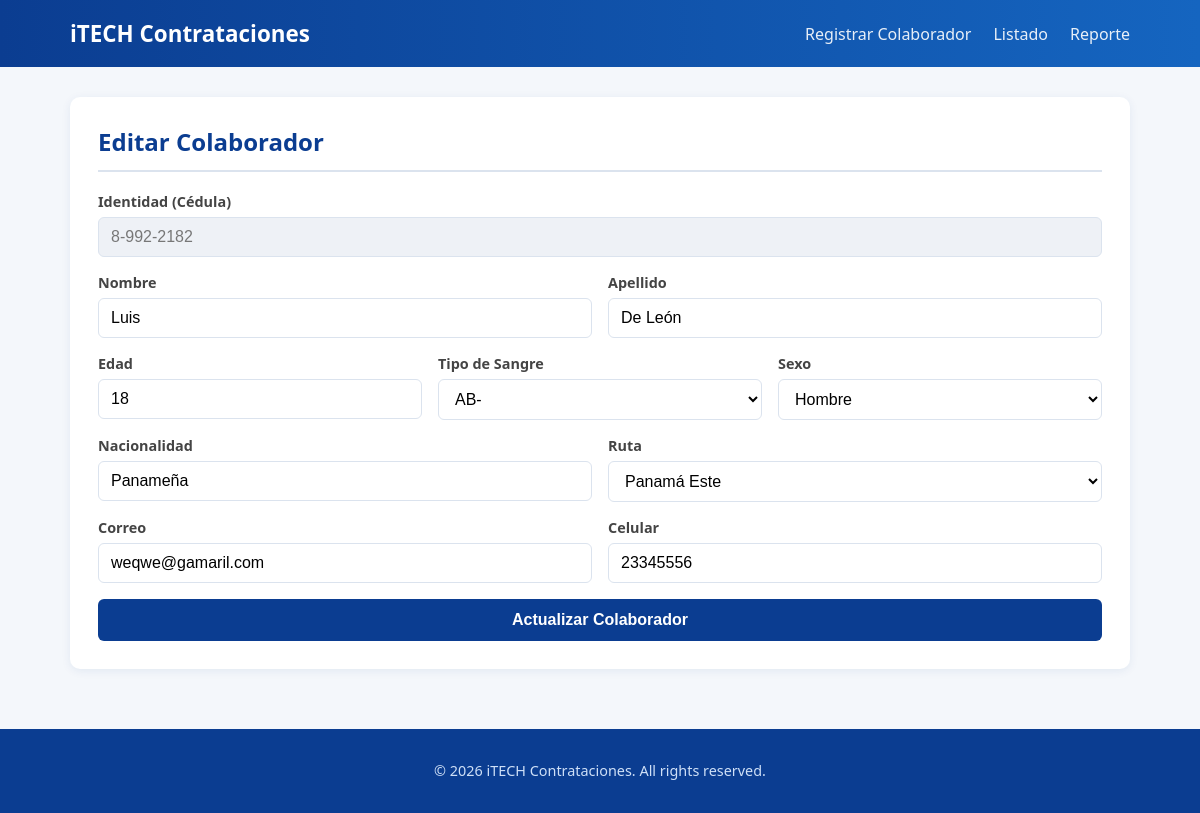
Page /index.php?ruta=colaborador/editar&id=2 on the committed database.
### tables this page shows
CREATE TABLE IF NOT EXISTS `colaboradores` (
  `id` int NOT NULL AUTO_INCREMENT,
  `identidad` varchar(20) NOT NULL,
  `nombre` varchar(50) NOT NULL,
  `apellido` varchar(50) NOT NULL,
  `edad` int NOT NULL,
  `tipo_sangre_id` int NOT NULL,
  `sexo_id` int NOT NULL,
  `nacionalidad` varchar(50) NOT NULL,
  `ruta_id` int NOT NULL,
  `correo` varchar(100) NOT NULL,
  `celular` varchar(20) NOT NULL,
  `empleado_activo` tinyint(1) NOT NULL DEFAULT '1',
  `created_at` timestamp NOT NULL DEFAULT CURRENT_TIMESTAMP,
  `updated_at` timestamp NOT NULL DEFAULT CURRENT_TIMESTAMP ON UPDATE CURRENT_TIMESTAMP,
  PRIMARY KEY (`id`),
  UNIQUE KEY `uq_colaborador_identidad` (`identidad`),
  UNIQUE KEY `uq_colaborador_correo` (`correo`),
  UNIQUE KEY `uq_colaborador_celular` (`celular`),
  KEY `fk_colaborador_tipo_sangre` (`tipo_sangre_id`),
  KEY `fk_colaborador_sexo` (`sexo_id`),
  KEY `fk_colaborador_ruta` (`ruta_id`)
);

CREATE TABLE IF NOT EXISTS `tiposangre` (
  `id` int NOT NULL AUTO_INCREMENT,
  `Nombre` varchar(255) NOT NULL,
  PRIMARY KEY (`id`)
);

CREATE TABLE IF NOT EXISTS `cat_rutas` (
  `id` int NOT NULL AUTO_INCREMENT,
  `Nombre` varchar(255) NOT NULL,
  PRIMARY KEY (`id`)
);

### app/Controllers/ControllerBase.php (called while the page is built, shortened)
<?php
abstract class ControllerBase
{
    protected function render(string $vista, array $datos = []): void
    {
        extract($datos);
        $rutaVista = __DIR__ . '/../Views/' . $vista . '.php';
        require __DIR__ . '/../Views/layouts/header.php';
        require $rutaVista;
        require __DIR__ . '/../Views/layouts/footer.php';
    }
}

### app/Controllers/ColaboradorController.php (called while the page is built, shortened)
<?php
class ColaboradorController extends ControllerBase
{
    private Colaborador $colaboradorModel;
    public function __construct()
    {
        $this->colaboradorModel = new Colaborador();
    }
    public function mostrarFormularioEdicion(): void
    {
        $id = (int) ($_GET['id'] ?? 0);
        $colaborador = $this->colaboradorModel->buscarPorId($id);
        $this->render('colaborador/formulario', [
            'rutas'        => (new CatRuta())->todos(),
            'sexos'        => (new CatSexo())->todos(),
            'tiposSangre'  => (new CatTipoSangre())->todos(),
            'errores'      => [],
            'datosPrevios' => $colaborador,
            'editando'     => true,
        ]);
    }
}

### app/Services/Router.php (called while the page is built, shortened)
<?php
class Router
{
    private array $rutasPermitidas = [];
    public function registrar(string $ruta, string $controlador, string $accion): void
    {
        $this->rutasPermitidas[$ruta] = [$controlador, $accion];
    }
    public function despachar(string $ruta): void
    {
        [$controladorClase, $accion] = $this->rutasPermitidas[$ruta];
        $controlador = new $claseCompleta();
        $controlador->$accion();
    }
}

### public/index.php (called while the page is built, shortened)
<?php
$router = new Router();
$router->registrar('colaborador/crear', 'ColaboradorController', 'mostrarFormulario');
$router->registrar('colaborador/guardar', 'ColaboradorController', 'guardar');
$router->registrar('colaborador/listado', 'ColaboradorController', 'listado');
$router->registrar('colaborador/editar', 'ColaboradorController', 'mostrarFormularioEdicion');
$router->registrar('colaborador/actualizar', 'ColaboradorController', 'actualizar');
$router->registrar('perfil/crear', 'PerfilLaboralController', 'mostrarFormulario');
$router->registrar('perfil/guardar', 'PerfilLaboralController', 'guardar');
$router->registrar('perfil/promover', 'PerfilLaboralController', 'promover');
$router->registrar('perfil/finalizar', 'PerfilLaboralController', 'finalizar');
$router->registrar('reporte/index', 'ReporteController', 'index');
$router->registrar('reporte/exportarExcel', 'ReporteController', 'exportarExcel');
$ruta = $_GET['ruta'] ?? 'colaborador/crear';
$router->despachar($ruta);

### app/Services/DatabaseConnection.php (called while the page is built, shortened)
<?php
class DatabaseConnection
{
    private PDO $pdo;
    private function __construct()
    {
        $config = require __DIR__ . '/../Config/database.php';
        $dsn = "{$config['driver']}:host={$config['host']};port={$config['port']};dbname={$config['database']};charset={$config['charset']}";
        try {
            $this->pdo = new PDO($dsn, $config['username'], $config['password'], [
                PDO::ATTR_ERRMODE            => PDO::ERRMODE_EXCEPTION,
                PDO::ATTR_DEFAULT_FETCH_MODE => PDO::FETCH_ASSOC,
                PDO::ATTR_EMULATE_PREPARES   => false,
            ]);
        } catch (PDOException $e) {
            die('Error de conexión a la base de datos: ' . $e->getMessage());
        }
    }
    public function select(string $sql, array $params = []): array
    {
        $stmt = $this->run($sql, $params);
        return $stmt->fetchAll();
    }
    public function selectOne(string $sql, array $params = []): ?array
    {
        $stmt = $this->run($sql, $params);
        $row = $stmt->fetch();
        return $row === false ? null : $row;
    }
    private function run(string $sql, array $params = []): PDOStatement
    {
        $stmt = $this->pdo->prepare($sql);
        $stmt->execute($params);
        return $stmt;
    }
}

### app/Config/database.php (called while the page is built)
<?php
return [
    'driver'   => 'mysql',
    'host'     => '127.0.0.1',
    'port'     => '3306',
    'database' => 'tiposangre',
    'username' => 'root',
    'password' => '',
    'charset'  => 'utf8mb4',
];

### app/Models/Colaborador.php (called while the page is built, shortened)
<?php
class Colaborador
{
    private DatabaseConnection $db;
    public function __construct()
    {
        $this->db = DatabaseConnection::getInstance();
    }
    public function buscarPorId(int $id): ?array
    {
        return $this->db->selectOne(
            "SELECT * FROM colaboradores WHERE id = :id",
            [':id' => $id]
        );
    }
}

### app/Models/CatalogoBase.php (called while the page is built, shortened)
<?php
abstract class CatalogoBase
{
    protected DatabaseConnection $db;
    protected string $tabla;
    protected string $columnaId;
    protected string $columnaNombre;
    public function __construct()
    {
        $this->db = DatabaseConnection::getInstance();
    }
    public function todos(): array
    {
        return $this->db->select(
            "SELECT `{$this->columnaId}` AS id, `{$this->columnaNombre}` AS nombre
             FROM `{$this->tabla}`
             ORDER BY `{$this->columnaNombre}` ASC"
        );
    }
}

### app/Views/colaborador/formulario.php (the view, shortened to what this page needs)
<?php $editando = $editando ?? false; ?>
<div class="tarjeta">
    <h2><?= $editando ? 'Editar Colaborador' : 'Registrar Nuevo Colaborador' ?></h2>
    <form method="POST" action="index.php?ruta=<?= $editando ? 'colaborador/actualizar' : 'colaborador/guardar' ?>" class="formulario">
        <div class="grupo-formulario">
            <label for="identidad">Identidad (Cédula)</label>
            <input type="text" id="identidad" name="identidad" placeholder="8-123-4567"
                   value="<?= htmlspecialchars($datosPrevios['identidad'] ?? '') ?>"
                   <?= $editando ? 'readonly' : 'required' ?>>
        </div>
        <div class="fila">
            <div class="grupo-formulario">
                <label for="nombre">Nombre</label>
                <input type="text" id="nombre" name="nombre" required
                       value="<?= htmlspecialchars($datosPrevios['nombre'] ?? '') ?>">
            </div>
            <div class="grupo-formulario">
                <label for="apellido">Apellido</label>
                <input type="text" id="apellido" name="apellido" required
                       value="<?= htmlspecialchars($datosPrevios['apellido'] ?? '') ?>">
            </div>
        </div>
        <div class="fila">
            <div class="grupo-formulario">
                <label for="edad">Edad</label>
                <input type="number" id="edad" name="edad" min="18" max="65" required
                       value="<?= htmlspecialchars($datosPrevios['edad'] ?? '') ?>">
            </div>
            <div class="grupo-formulario">
                <label for="tipo_sangre_id">Tipo de Sangre</label>
                <select id="tipo_sangre_id" name="tipo_sangre_id" required>
                    <?php foreach ($tiposSangre as $tipo): ?>
                        <option value="<?= $tipo['id'] ?>"
                            <?= (($datosPrevios['tipo_sangre_id'] ?? '') == $tipo['id']) ? 'selected' : '' ?>>
                            <?= htmlspecialchars(trim($tipo['nombre'])) ?>
                        </option>
                    <?php endforeach; ?>
                </select>
            </div>
            <div class="grupo-formulario">
                <label for="sexo_id">Sexo</label>
                <select id="sexo_id" name="sexo_id" required>
                    <?php foreach ($sexos as $sexo): ?>
                        <option value="<?= $sexo['id'] ?>"
                            <?= (($datosPrevios['sexo_id'] ?? '') == $sexo['id']) ? 'selected' : '' ?>>
                            <?= htmlspecialchars($sexo['nombre']) ?>
                        </option>
                    <?php endforeach; ?>
                </select>
            </div>
        </div>
        <div class="fila">
            <div class="grupo-formulario">
                <label for="nacionalidad">Nacionalidad</label>
                <input type="text" id="nacionalidad" name="nacionalidad" required
                       value="<?= htmlspecialchars($datosPrevios['nacionalidad'] ?? 'Panameña') ?>">
            </div>
            <div class="grupo-formulario">
                <label for="ruta_id">Ruta</label>
                <select id="ruta_id" name="ruta_id" required>
                    <?php foreach ($rutas as $ruta): ?>
                        <option value="<?= $ruta['id'] ?>"
                            <?= (($datosPrevios['ruta_id'] ?? '') == $ruta['id']) ? 'selected' : '' ?>>
                            <?= htmlspecialchars($ruta['nombre']) ?>
                        </option>
                    <?php endforeach; ?>
                </select>
            </div>
        </div>
        <div class="fila">
            <div class="grupo-formulario">
                <label for="correo">Correo</label>
                <input type="email" id="correo" name="correo" required
                       value="<?= htmlspecialchars($datosPrevios['correo'] ?? '') ?>">
            </div>
            <div class="grupo-formulario">
                <label for="celular">Celular</label>
                <input type="text" id="celular" name="celular" placeholder="6000-0000" required
                       value="<?= htmlspecialchars($datosPrevios['celular'] ?? '') ?>">
            </div>
        </div>
        <button type="submit" class="btn btn-primario">
            <?= $editando ? 'Actualizar Colaborador' : 'Registrar y Continuar a Perfil Laboral' ?>
        </button>
    </form>
</div>

### public/css/estilos.css (style rules this page uses)
:root { --color-primario: #0b3d91; --color-primario-claro: #1565c0; --color-secundario: #00acc1; --color-fondo: #f4f7fb; --color-tarjeta: #ffffff; --color-texto: #1c1c1c; --color-exito: #2e7d32; --color-exito-bg: #e8f5e9; --color-error: #c62828; --color-error-bg: #fdecea; --color-info-bg: #e3f2fd; --color-borde: #dbe3ee; }
* { box-sizing: border-box; }
body { margin: 0; font-family: 'Segoe UI', Tahoma, Geneva, Verdana, sans-serif; background-color: var(--color-fondo); color: var(--color-texto); }
.tarjeta { background: var(--color-tarjeta); border-radius: 10px; padding: 28px; margin: 30px 0; box-shadow: 0 2px 10px rgba(11, 61, 145, 0.08); }
.tarjeta h2 { margin-top: 0; color: var(--color-primario); border-bottom: 2px solid var(--color-borde); padding-bottom: 12px; }
.formulario { display: flex; flex-direction: column; gap: 16px; }
.fila { display: flex; gap: 16px; flex-wrap: wrap; }
.grupo-formulario { flex: 1; min-width: 200px; display: flex; flex-direction: column; gap: 6px; }
label { font-weight: 600; font-size: 0.9rem; color: #444; }
input, select, textarea { padding: 10px 12px; border: 1px solid var(--color-borde); border-radius: 6px; font-size: 1rem; background-color: #fff; transition: border-color 0.2s ease, box-shadow 0.2s ease; }
input[readonly] { background-color: #eef1f6; color: #777; }
.btn { display: inline-block; padding: 12px 22px; border: none; border-radius: 6px; font-size: 1rem; font-weight: 600; text-decoration: none; text-align: center; cursor: pointer; transition: transform 0.15s ease, box-shadow 0.15s ease, background-color 0.2s ease; }
.btn-primario { background-color: var(--color-primario); color: white; }

### rows in the picture
colaboradores: identidad "8-992-2182", nombre "Luis", apellido "De León", edad "18", tipo_sangre_id "AB-", sexo_id "Hombre", nacionalidad "Panameña", ruta_id "Panamá Este", correo "weqwe@gamaril.com", celular "23345556"
